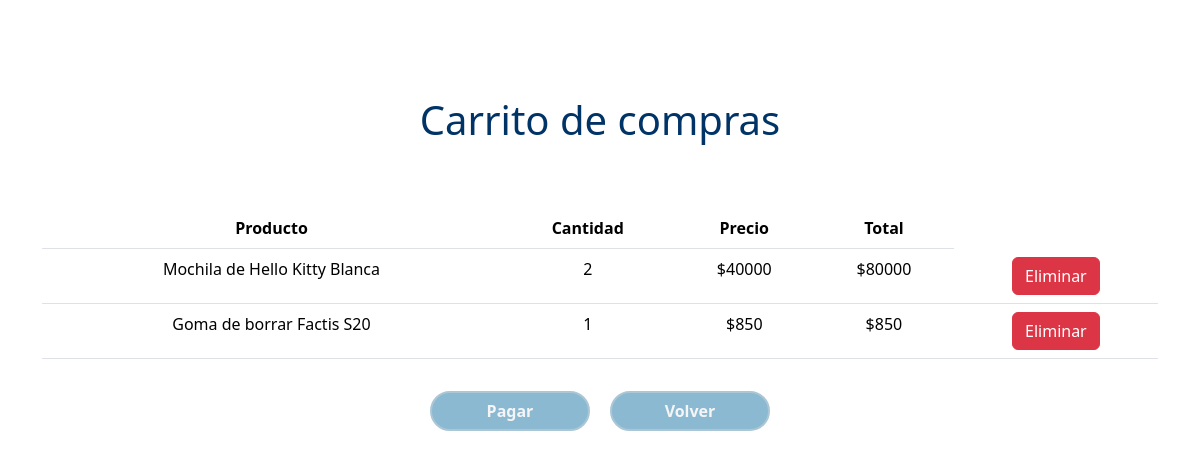
The app's page /view_cart/ (signed in), older data.
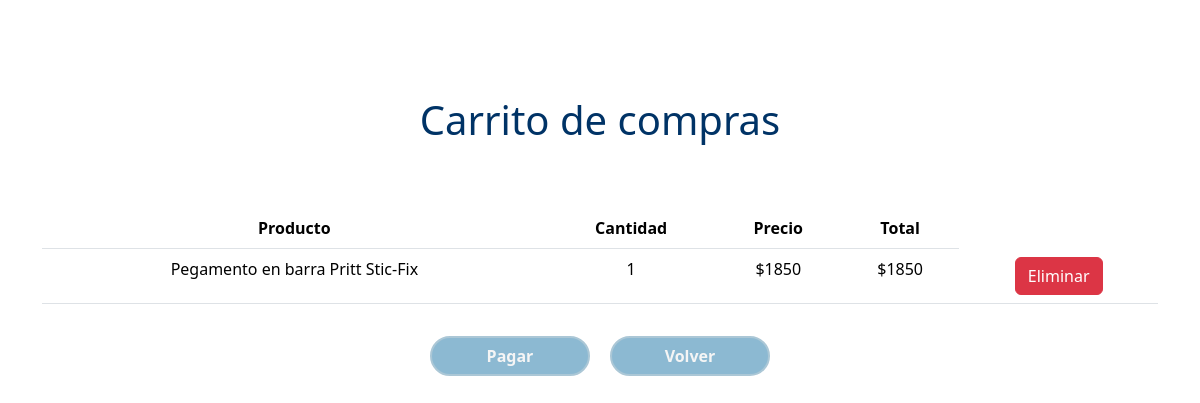
The same page, newer data.
### store/models.py (models this page shows, shortened)
class CartItem(models.Model):
    cart = models.ForeignKey(Cart, related_name='items', on_delete=models.CASCADE)
    product = models.ForeignKey(Product, on_delete=models.CASCADE)
    quantity = models.PositiveIntegerField(default=1)

class Product(models.Model):
    name = models.CharField(max_length=255)
    description = models.TextField()
    price = models.DecimalField(max_digits=10, decimal_places=2)
    stock = models.IntegerField()
    created_at = models.DateTimeField(auto_now_add=True)
    image = models.ImageField(upload_to='products/', null=True, blank=True)

### store/views.py (the view)
# urls.py: path('view_cart/', views.view_cart, name='view_cart'),
def view_cart(request):
    cart_items = []
    total = 0
    if request.user.is_authenticated:
        cart, created = Cart.objects.get_or_create(user=request.user)
        cart_items = CartItem.objects.filter(cart=cart)
        total = sum(item.product.price * item.quantity for item in cart_items)
    else:
        cart = request.session.get('cart', {})
        for product_id, quantity in cart.items():
            product = get_object_or_404(Product, id=product_id)
            cart_items.append({'product': product, 'quantity': quantity, 'subtotal': product.price * quantity})
        total = sum(item['subtotal'] for item in cart_items)
    return render(request, 'cart.html', {'cart_items': cart_items, 'total': total})

### store/templatetags/multiply.py (called while the page is built)
@register.filter
def multiply(value, arg):
    return value * arg

### store/templates/cart.html (shortened to what this page needs)
{% load static %} {% load multiply %}
<!DOCTYPE html>
<html lang="en">
<head>
    <link rel="stylesheet" href="{% static 'css/carrito.min.css' %}">
    {% load bootstrap5 %}
    {% bootstrap_css %}
</head>
<body>
    <div class="container mt-5 pt-5 carrito_fondo">
        <h1>Carrito de compras</h1>
        {% if cart_items %}
        <table class="table">
            <thead>
                <tr>
                    <th>Producto</th>
                    <th>Cantidad</th>
                    <th>Precio</th>
                    <th>Total</th>
                </tr>
            </thead>
            <tbody>
                {% for item in cart_items %}
                <tr>
                    <td>{{ item.product.name }}</td>
                    <td>{{ item.quantity }}</td>
                    <td>${{ item.product.price|floatformat:0  }}</td>
                    <td>${{ item.quantity|multiply:item.product.price|floatformat:0 }}</td>
                    <td>
                        {% if item.id %}
                            <a href="{% url 'store:remove_from_cart' item.id %}" class="btn btn-danger">Eliminar</a>
                        {% endif %}
                    </td>
                </tr>
                {% endfor %}
            </tbody>
        </table>
        <div class="boton container">
            <a href="{% url 'store:checkout' %}" class="fw-bold boton_pago">Pagar</a>
            <a href="{% url 'store:product_list' %}" class="fw-bold boton_volver">Volver</a>
        </div>
        {% else %}
        <p>No hay productos en el carrito.</p>
        {% endif %}
    </div>
</body>
</html>

Row changes from the older to the newer data that the page shows:
removed CartItem: product.name "Mochila de Hello Kitty Blanca", quantity "2", product.price "40000", quantity|multiply "80000", shows "Eliminar"
removed CartItem: product.name "Goma de borrar Factis S20", quantity "1", product.price "850", quantity|multiply "850", shows "Eliminar"
added CartItem: product.name "Pegamento en barra Pritt Stic-Fix", quantity "1", product.price "1850", quantity|multiply "1850", shows "Eliminar"
